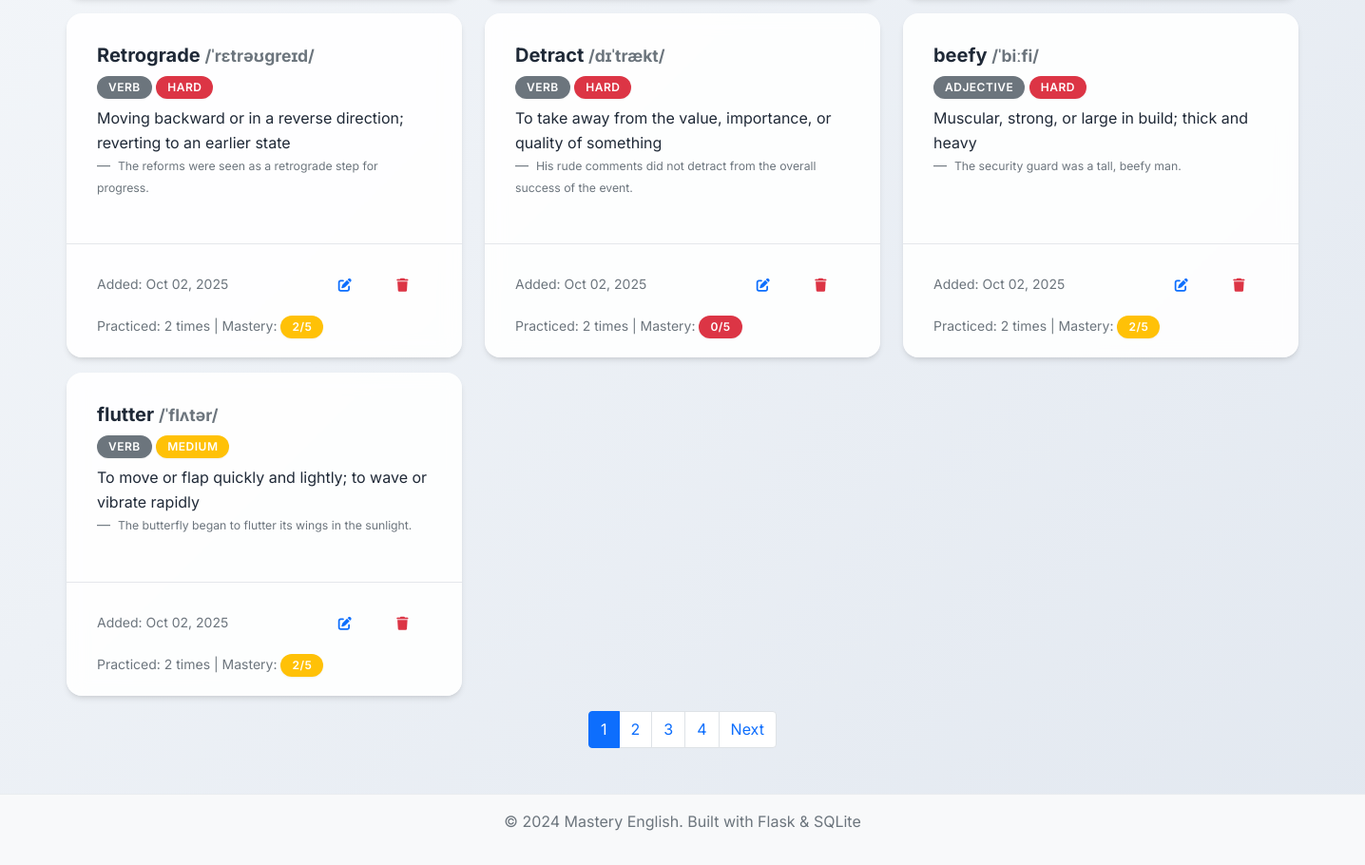
Page /vocabulary (lower part) on the earlier database version.
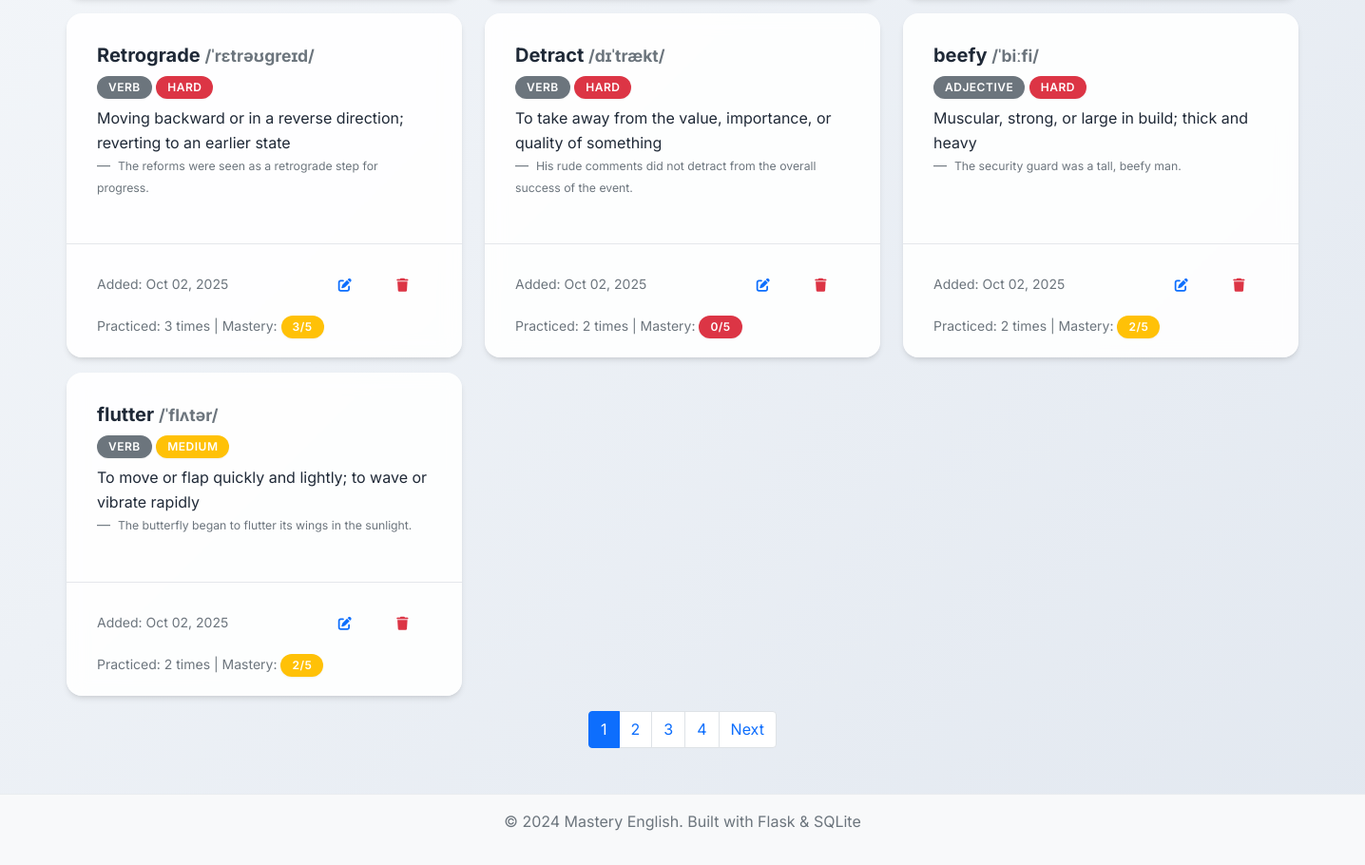
Same page on the later database version.
### app.py (models this page shows, shortened)
class VocabularyWord(db.Model):
    __tablename__ = 'vocabulary_words'
    id = db.Column(db.Integer, primary_key=True)
    word = db.Column(db.String(100), nullable=False)
    definition = db.Column(db.Text, nullable=False)
    example_sentence = db.Column(db.Text)
    pronunciation = db.Column(db.String(100))
    part_of_speech = db.Column(db.String(50))
    difficulty_level = db.Column(db.String(20), default='medium')
    date_added = db.Column(db.DateTime, default=datetime.utcnow)
    times_practiced = db.Column(db.Integer, default=0)
    last_practiced = db.Column(db.DateTime)
    mastery_level = db.Column(db.Integer, default=0)

### app.py (the view)
@app.route('/vocabulary')
def vocabulary_list():
    page = request.args.get('page', 1, type=int)
    words = VocabularyWord.query.order_by(VocabularyWord.date_added.desc()).paginate(
        page=page, per_page=10, error_out=False)
    return render_template('vocabulary_list.html', words=words)

### templates/vocabulary_list.html (shortened to what the changed rows need)
{% extends "base.html" %}
{% block content %}
{% if words.items %}
    <div class="row">
        {% for word in words.items %}
            <div class="col-md-6 col-lg-4 mb-3">
                <div class="card h-100">
                    <div class="card-body">
                        <h5 class="card-title">
                            {{ word.word }}
                            {% if word.pronunciation %}
                                <small class="text-muted">{{ word.pronunciation }}</small>
                            {% endif %}
                        </h5>
                        {% if word.part_of_speech %}
                            <span class="badge bg-secondary mb-2">{{ word.part_of_speech }}</span>
                        {% endif %}
                        <span class="badge bg-{% if word.difficulty_level == 'easy' %}success{% elif word.difficulty_level == 'hard' %}danger{% else %}warning{% endif %} mb-2">
                            {{ word.difficulty_level.title() }}
                        </span>
                        <p class="card-text">{{ word.definition }}</p>
                        {% if word.example_sentence %}
                            <blockquote class="blockquote-footer">
                                <small>{{ word.example_sentence }}</small>
                            </blockquote>
                        {% endif %}
                    </div>
                    <div class="card-footer bg-transparent">
                        <div class="d-flex justify-content-between align-items-center">
                            <small class="text-muted">
                                Added: {{ word.date_added.strftime('%b %d, %Y') }}
                            </small>
                            <div class="btn-group" role="group">
                                <a href="{{ url_for('edit_vocabulary', id=word.id) }}" class="btn btn-sm btn-outline-primary">
                                    <i class="fas fa-edit"></i>
                                </a>
                                <button type="button" class="btn btn-sm btn-outline-danger" onclick="confirmDelete('{{ word.word }}', '{{ url_for('delete_vocabulary', id=word.id) }}')">
                                    <i class="fas fa-trash"></i>
                                </button>
                            </div>
                        </div>
                        {% if word.times_practiced > 0 %}
                            <div class="mt-2">
                                <small class="text-muted">
                                    Practiced: {{ word.times_practiced }} times
                                    | Mastery:
                                    <span class="badge bg-{% if word.mastery_level >= 4 %}success{% elif word.mastery_level >= 2 %}warning{% else %}danger{% endif %}">
                                        {{ word.mastery_level }}/5
                                    </span>
                                </small>
                            </div>
                        {% endif %}
                    </div>
                </div>
            </div>
        {% endfor %}
    </div>
{% endif %}
{% endblock %}

Differences in the rows shown:
changed VocabularyWord "Retrograde": times_practiced "2" → "3"; mastery_level "2" → "3"
